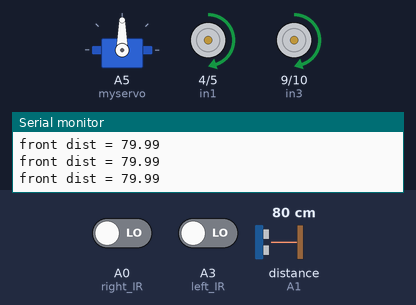
This sketch was run on a simulated Arduino Uno, built with avr-gcc and run on an emulated ATmega328P. Parts: servo, motor-driver pin pairs drawn as motors (green arrow = first pin HIGH = forward, orange = second pin HIGH = backward, longer = more drive, scaled by the enable pin), the last lines printed to the serial monitor. The inputs (shaded band) are chosen by the test bench; at power-on: distance to the obstacle (sensor on A1) 80 cm, A0 (right_IR) LOW, A3 (left_IR) LOW. The echo pulse lasts 58.3 µs per cm.

Above: at 3.2 s.
3.3 s: distance to the obstacle (sensor on A1) set to 34 cm
6.3 s: distance to the obstacle (sensor on A1) set to 27 cm
At 9.2 s:
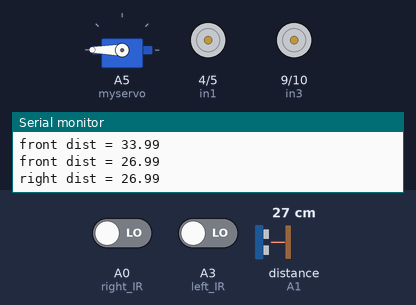
12.3 s: A0 (right_IR) driven HIGH
At 14.8 s:
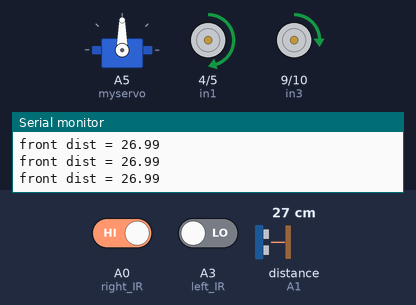
15.3 s: A3 (left_IR) driven HIGH
At 16.0 s:
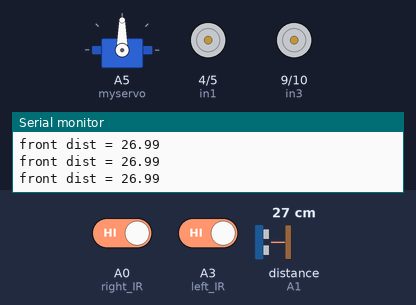
16.8 s: A0 (right_IR) driven LOW
At 17.1 s:
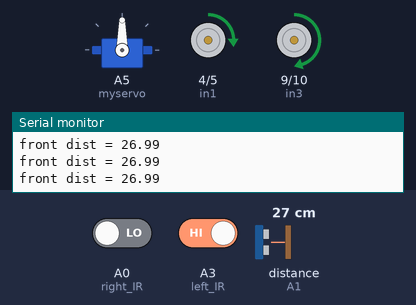
18.3 s: A0 (right_IR) driven HIGH
At 19.3 s:
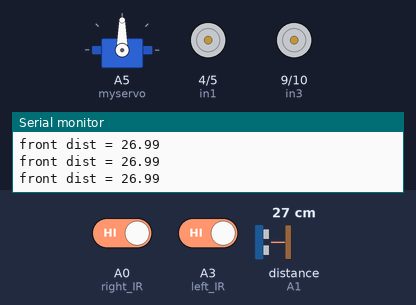
Timing chart, 0 to 20.8 s (numbered marks = the images above; inputs shaded):
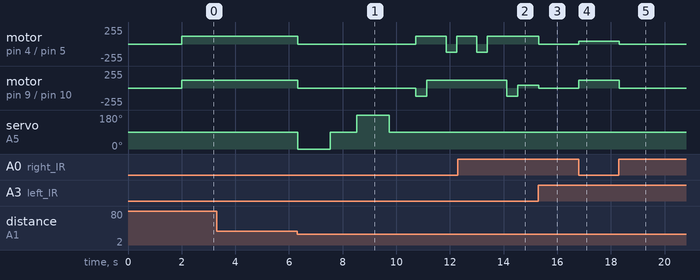

The sketch:

2WD_line_follow_and_obstacle_avoidance.ino
```cpp
#include <NewPing.h>
#include <Servo.h>  // disables PWM on pins 9 & 10

// motor A (right side)
int enA = 3;
int in1 = 4;
int in2 = 5;

// motor B (left side)
int enB = 11;
int in3 = 9;
int in4 = 10;

// motor speeds
int A_speed = 120;
int B_speed = 120;

int A_turn_speed = 40;
int B_turn_speed = 40;

int straight_time = 730;   // time to go straight when avoiding obstacle
int turn_time_90_left = 400;     // time to turn 90 degrees left in milliseconds
int turn_time_90_right = 400;     // time to turn 90 degrees right in milliseconds

// IR sensors
const int left_IR = A3;
const int right_IR = A0;

// ultrasonic sensor
const int trigger = A2;
const int echo = A1;
const float max_dist = 400.00; // max distance 400.00 cm

float front_dist;
float left_dist;
float right_dist;
float stop_dist = 30.00; // stops at distance of 30.00 cm

NewPing sonar(trigger, echo, max_dist);

// servo motor
Servo myservo;

// ----------------MOTOR FUNCTIONS----------------

void forward() {
  analogWrite(enA, A_speed);
  analogWrite(enB, B_speed);

  digitalWrite(in1, HIGH);
  digitalWrite(in2, LOW);
  digitalWrite(in3, HIGH);
  digitalWrite(in4, LOW);
}

void backward() {
  analogWrite(enA, A_speed);
  analogWrite(enB, B_speed);

  digitalWrite(in1, LOW);
  digitalWrite(in2, HIGH);
  digitalWrite(in3, LOW);
  digitalWrite(in4, HIGH);
}

void left() {
  //turn by using different motor speeds
  analogWrite(enA, A_turn_speed);
  analogWrite(enB, B_speed);

  digitalWrite(in1, HIGH);
  digitalWrite(in2, LOW);
  digitalWrite(in3, HIGH);
  digitalWrite(in4, LOW);
}

void sharpLeft() {
  // turn by turning one motor in reverse
  digitalWrite(in1, LOW);
  digitalWrite(in2, HIGH);
  digitalWrite(in3, HIGH);
  digitalWrite(in4, LOW);
}

void right() {
  // turn by using different motor speeds
  analogWrite(enA, A_speed);
  analogWrite(enB, B_turn_speed);

  digitalWrite(in1, HIGH);
  digitalWrite(in2, LOW);
  digitalWrite(in3, HIGH);
  digitalWrite(in4, LOW);
}

void sharpRight() {
  // turn by turning one motor in reverse
  digitalWrite(in1, HIGH);
  digitalWrite(in2, LOW);
  digitalWrite(in3, LOW);
  digitalWrite(in4, HIGH);
}

void stop() {
  digitalWrite(in1, LOW);
  digitalWrite(in2, LOW);
  digitalWrite(in3, LOW);
  digitalWrite(in4, LOW);
}

// ----------------ULTRASONIC SENSOR FUNCTIONS----------------

float getDist() {
  float duration = sonar.ping();
  float dist = (duration / 2) * 0.0343; // at 20 degrees C

  if (dist == 0) {
    dist = 100.00;
  }

  return dist;
}

void getRightDist() {
  myservo.write(0);
  delay(1000);

  right_dist = getDist();
  delay(200);
  Serial.print("right dist = ");
  Serial.println(right_dist);

  myservo.write(90);
  delay(1000);
}

void getLeftDist() {
  myservo.write(180);
  delay(1000);

  left_dist = getDist();
  delay(200);
  Serial.print("left dist = ");
  Serial.println(left_dist);

  myservo.write(90);
  delay(1000);
}

void avoidObstacle() {

  stop();

  getRightDist();
  getLeftDist();

  if (left_dist > right_dist) {
    sharpLeft();
    delay(turn_time_90_left);

    forward();
    delay(straight_time);

    sharpRight();
    delay(turn_time_90_right);

    forward();
    delay(straight_time);

    sharpRight();
    delay(turn_time_90_right);

    forward();
    delay(straight_time);

    if ((digitalRead(left_IR) == 1) || (digitalRead(right_IR) == 1)) {
      sharpLeft();
      delay(turn_time_90_left);
    }

  } else {

    sharpRight();
    delay(turn_time_90_right);

    forward();
    delay(straight_time);

    sharpLeft();
    delay(turn_time_90_left);

    forward();
    delay(straight_time);

    sharpLeft();
    delay(turn_time_90_left);

    forward();
    delay(straight_time);

    if ((digitalRead(left_IR) == 1) || (digitalRead(right_IR) == 1)) {
      sharpRight();
      delay(turn_time_90_right);
    }
  }
}

// ------------------------------------------------------------

void setup() {
  // motors
  pinMode(enA, OUTPUT);
  pinMode(enB, OUTPUT);
  pinMode(in1, OUTPUT);
  pinMode(in2, OUTPUT);
  pinMode(in3, OUTPUT);
  pinMode(in4, OUTPUT);

  // set motor speed
  analogWrite(enA, A_speed);
  analogWrite(enB, B_speed);

  // IR sensors
  pinMode(left_IR, INPUT);
  pinMode(right_IR, INPUT);

  // ultrasonic sensor
  pinMode(trigger, OUTPUT);
  pinMode(echo, INPUT);

  // servo motor
  myservo.attach(A5);
  myservo.write(90);

  Serial.begin(9600);

  delay(2000);
}

void loop() {

  // IR sensors detect white --> low value --> digitalRead() == 0
  // IR sensors detect black line --> high value --> digitalRead() == 1

  // 1. left & right sensors NOT on line --> move forward and avoid obstacles
  // 2. left sensor detects line --> turn right
  // 3. right sensor detects line --> turn left
  // 4. stop at T intersection

  front_dist = getDist();
  Serial.print("front dist = ");
  Serial.println(front_dist);

  if ((digitalRead(left_IR) == 0) && (digitalRead(right_IR) == 0)) {
    forward();
    if (front_dist <= stop_dist) {
      avoidObstacle();
    }
  } else if ((digitalRead(left_IR) == 1) && (digitalRead(right_IR) == 0)) {
    left();
  } else if ((digitalRead(left_IR) == 0) && (digitalRead(right_IR) == 1)) {
    right();
  } else {
    stop();
  }
}
```

Measured:
- the behaviour switches between 31 and 30 cm on distance to the obstacle (sensor on A1) (found by bisection; images 0 and 1)
- after the input at 6.3 s, motor on pin 4 (in1) / pin 5 (in2): forward 120/255 → stopped at once, → forward 120/255 4.4 s later, → backward 120/255 1.1 s later, → forward 120/255 0.40 s later; motor on pin 9 (in3) / pin 10 (in4): forward 120/255 → stopped at once, → backward 120/255 4.4 s later, → forward 120/255 0.40 s later
- after the input at 12.3 s, motor on pin 4 (in1) / pin 5 (in2): goes on until 13.4 s, then stays forward 120/255; motor on pin 9 (in3) / pin 10 (in4): forward 120/255 → backward 120/255 after 1.8 s, → forward 40/255 0.40 s later; servo on A5 (myservo): stays 90° (without the input it goes to 0° after 1.8 s)
- after the input at 15.3 s, motor on pin 4 (in1) / pin 5 (in2): forward 120/255 → stopped at once; motor on pin 9 (in3) / pin 10 (in4): forward 40/255 → stopped at once
- after the input at 16.8 s, motor on pin 4 (in1) / pin 5 (in2): stopped → forward 40/255 at once; motor on pin 9 (in3) / pin 10 (in4): stopped → forward 120/255 at once
- after the input at 18.3 s, motor on pin 4 (in1) / pin 5 (in2): forward 40/255 → stopped at once; motor on pin 9 (in3) / pin 10 (in4): forward 120/255 → stopped at once
